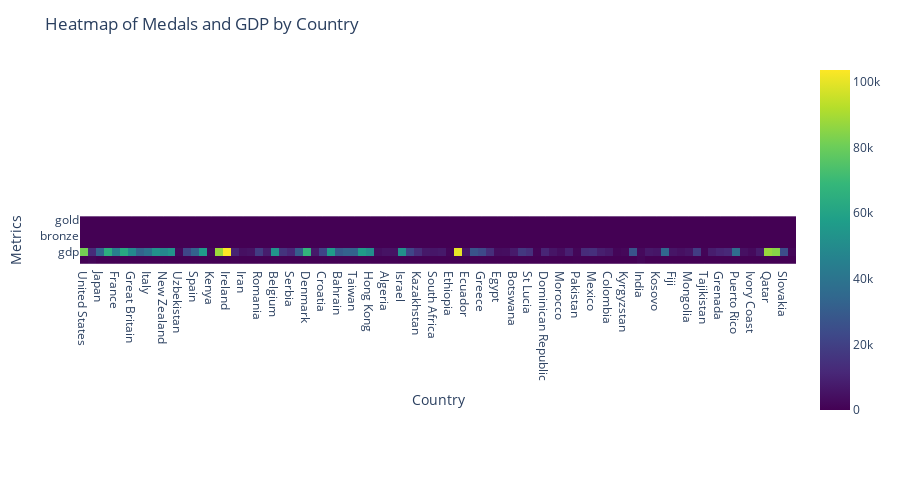

Notebook code for this chart:
### Markdown cell above
## Heat map

### Code cell
# Prepare the data for the heatmap
heatmap_data = df[['country', 'gold', 'silver', 'bronze', 'total', 'gdp', 'population']]

# Create the heatmap
fig = px.imshow(
    heatmap_data.set_index('country').T,  # Transpose to get metrics as rows
    labels=dict(x='Country', y='Metrics'),
    x=heatmap_data['country'],
    y=heatmap_data.columns[1:],  # Use all columns except 'country'
    color_continuous_scale='Viridis'  # Choose a color scale
)

# Update layout
fig.update_layout(
    title='Heatmap of Medals and GDP by Country',
    xaxis_title='Country',
    yaxis_title='Metrics',
    height=500,
)

# Show the heatmap
fig.show()

### Figure 1 — Plotly figure (JSON) as saved in the notebook; plotly's stock layout.template omitted (floating-point values rounded to 4 significant figures; data arrays with more than 128 entries replaced by an {"elided": "..."} marker saying what was removed)
{"data": [{"coloraxis": "coloraxis", "hovertemplate": "Country: %{x}<br>Metrics: %{y}<br>color: %{z}<extra></extra>", "name": "0", "type": "heatmap", "x": ["United States", "China", "Japan", "Australia", "France", "Netherlands", "Great Britain", "South Korea", "Italy", "Germany", "New Zealand", "Canada", "Uzbekistan", "Hungary", "Spain", "Sweden", "Kenya", "Norway", "Ireland", "Brazil", "Iran", "Ukraine", "Romania", "Georgia", "Belgium", "Bulgaria", "Serbia", "Czech Republic", "Denmark", "Azerbaijan", "Croatia", "Cuba", "Bahrain", "Slovenia", "Taiwan", "Austria", "Hong Kong", "Philippines", "Algeria", "Indonesia", "Israel", "Poland", "Kazakhstan", "Jamaica", "South Africa", "Thailand", "Ethiopia", "Switzerland", "Ecuador", "Portugal", "Greece", "Argentina", "Egypt", "Tunisia", "Botswana", "Chile", "St Lucia", "Uganda", "Dominican Republic", "Guatemala", "Morocco", "Dominica", "Pakistan", "Turkey", "Mexico", "Armenia", "Colombia", "North Korea", "Kyrgyzstan", "Lithuania", "India", "Moldova", "Kosovo", "Cyprus", "Fiji", "Jordan", "Mongolia", "Panama", "Tajikistan", "Albania", "Grenada", "Malaysia", "Puerto Rico", "Cape Verde", "Ivory Coast", "Peru", "Qatar", "Singapore", "Slovakia", "Zambia"], "xaxis": "x", "y": ["gold", "silver", "bronze", "total", "gdp", "population"], "yaxis": "y", "z": {"elided": "6x90 float values"}}], "layout": {"coloraxis": {"colorscale": [[0, "#440154"], [0.1111, "#482878"], [0.2222, "#3e4989"], [0.3333, "#31688e"], [0.4444, "#26828e"], [0.5556, "#1f9e89"], [0.6667, "#35b779"], [0.7778, "#6ece58"], [0.8889, "#b5de2b"], [1, "#fde725"]]}, "height": 500, "margin": {"t": 60}, "title": {"text": "Heatmap of Medals and GDP by Country"}, "xaxis": {"anchor": "y", "constrain": "domain", "domain": [0, 1], "scaleanchor": "y", "title": {"text": "Country"}}, "yaxis": {"anchor": "x", "autorange": "reversed", "constrain": "domain", "domain": [0, 1], "title": {"text": "Metrics"}}}}
